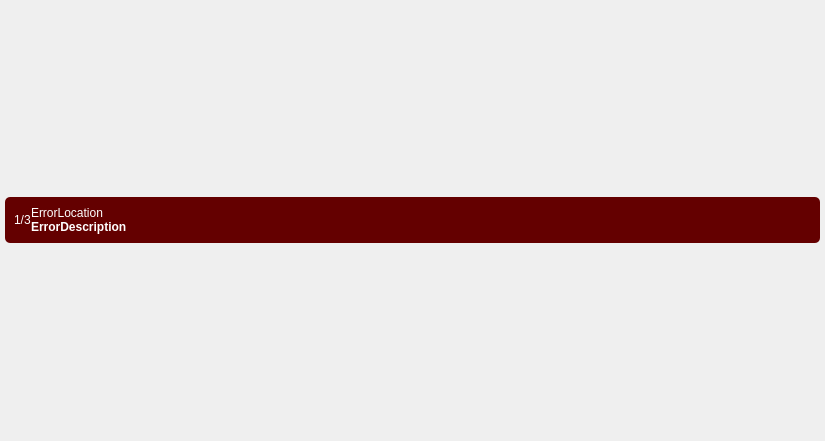
<?xml version="1.0" encoding="UTF-8"?>
<ui version="4.0">
 <class>lfbErrorsWrapper</class>
 <widget class="QWidget" name="lfbErrorsWrapper">
  <property name="geometry">
   <rect>
    <x>0</x>
    <y>0</y>
    <width>825</width>
    <height>441</height>
   </rect>
  </property>
  <property name="windowTitle">
   <string>Form</string>
  </property>
  <property name="styleSheet">
   <string notr="true"/>
  </property>
  <layout class="QGridLayout" name="gridLayout">
   <property name="leftMargin">
    <number>5</number>
   </property>
   <property name="topMargin">
    <number>5</number>
   </property>
   <property name="rightMargin">
    <number>5</number>
   </property>
   <property name="bottomMargin">
    <number>5</number>
   </property>
   <item row="0" column="0">
    <widget class="QWidget" name="lfbErrorsWidget" native="true">
     <property name="sizePolicy">
      <sizepolicy hsizetype="Preferred" vsizetype="Fixed">
       <horstretch>0</horstretch>
       <verstretch>0</verstretch>
      </sizepolicy>
     </property>
     <property name="styleSheet">
      <string notr="true">QWidget#lfbErrorsWidget{
	background-color: rgba(100,0,0);
	color: white;
	border-radius: 5px;
}
QWidget{
	background-color: rgba(100,0,0);
	color: white;
}</string>
     </property>
     <layout class="QHBoxLayout" name="horizontalLayout">
      <property name="spacing">
       <number>0</number>
      </property>
      <item>
       <widget class="QLabel" name="lfbErrorsOfCount">
        <property name="sizePolicy">
         <sizepolicy hsizetype="Fixed" vsizetype="Preferred">
          <horstretch>0</horstretch>
          <verstretch>0</verstretch>
         </sizepolicy>
        </property>
        <property name="text">
         <string>1/3</string>
        </property>
       </widget>
      </item>
      <item>
       <layout class="QVBoxLayout" name="verticalLayout">
        <property name="spacing">
         <number>0</number>
        </property>
        <item>
         <widget class="QLabel" name="lfbErrorLocation">
          <property name="sizePolicy">
           <sizepolicy hsizetype="Preferred" vsizetype="Fixed">
            <horstretch>0</horstretch>
            <verstretch>0</verstretch>
           </sizepolicy>
          </property>
          <property name="text">
           <string>ErrorLocation</string>
          </property>
         </widget>
        </item>
        <item>
         <widget class="QLabel" name="lfbErrorDescription">
          <property name="sizePolicy">
           <sizepolicy hsizetype="Preferred" vsizetype="Fixed">
            <horstretch>0</horstretch>
            <verstretch>0</verstretch>
           </sizepolicy>
          </property>
          <property name="font">
           <font>
            <weight>75</weight>
            <bold>true</bold>
           </font>
          </property>
          <property name="styleSheet">
           <string notr="true">padding:0;</string>
          </property>
          <property name="text">
           <string>ErrorDescription</string>
          </property>
          <property name="alignment">
           <set>Qt::AlignLeading|Qt::AlignLeft|Qt::AlignTop</set>
          </property>
         </widget>
        </item>
       </layout>
      </item>
     </layout>
    </widget>
   </item>
  </layout>
 </widget>
 <resources/>
 <connections/>
</ui>
